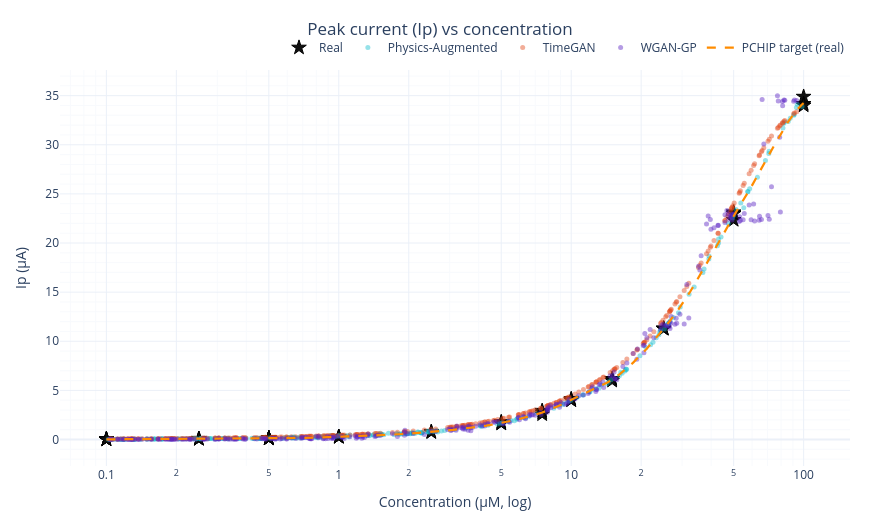

The notebook cell saved with this chart:
### Markdown cell above
## 4 - Feature-space comparisons

### 4.1 Peak current (Ip) vs concentration

Checks the dose-response curve each source implicitly learned, against the
PCHIP spline fit to the real anchors.

### Code cell
fa.plot_ip_vs_concentration(E, real, sources, ip_spline=augmentor.ip_spline).show()

### Figure 1 — Plotly figure (JSON) as saved in the notebook; plotly's stock layout.template omitted (floating-point values rounded to 4 significant figures; data arrays with more than 128 entries replaced by an {"elided": "..."} marker saying what was removed)
{"data": [{"marker": {"color": "#111111", "line": {"color": "black", "width": 1}, "size": 11, "symbol": "star"}, "mode": "markers", "name": "Real", "type": "scatter", "x": [100.0, 100.0, 100.0, 50.0, 50.0, 50.0, 25.0, 25.0, 25.0, 15.0, 15.0, 15.0, 10.0, 10.0, 10.0, 7.5, 7.5, 7.5, 5.0, 5.0, 5.0, 2.5, 2.5, 1.0, 1.0, 1.0, 0.5, 0.5, 0.5, 0.5, 0.5, 0.5, 0.25, 0.25, 0.25, 0.1, 0.1, 0.1, 0.1, 0.1], "y": [34.9, 34.16, 34.0, 22.35, 23.12, 22.98, 11.26, 11.26, 11.32, 6.169, 6.168, 5.988, 3.995, 4.135, 4.007, 2.765, 2.928, 2.566, 1.788, 1.662, 1.624, 0.7851, 0.7414, 0.2766, 0.2659, 0.2643, 0.1264, 0.1322, 0.121, 0.1282, 0.1295, 0.136, 0.0676, 0.06153, 0.07185, 0.02504, 0.0194, 0.02063, 0.02214, 0.01877]}, {"marker": {"color": "#17becf", "opacity": 0.45, "size": 5}, "mode": "markers", "name": "Physics-Augmented", "type": "scatter", "x": {"elided": "300 float values"}, "y": {"elided": "300 float values"}}, {"marker": {"color": "#e34a1a", "opacity": 0.45, "size": 5}, "mode": "markers", "name": "TimeGAN", "type": "scatter", "x": {"elided": "300 float values"}, "y": {"elided": "300 float values"}}, {"marker": {"color": "#5a23c4", "opacity": 0.45, "size": 5}, "mode": "markers", "name": "WGAN-GP", "type": "scatter", "x": {"elided": "300 float values"}, "y": {"elided": "300 float values"}}, {"line": {"color": "darkorange", "dash": "dash", "width": 2.2}, "mode": "lines", "name": "PCHIP target (real)", "type": "scatter", "x": {"elided": "500 float values"}, "y": {"elided": "500 float values"}}], "layout": {"height": 520, "legend": {"orientation": "h", "x": 1, "xanchor": "right", "y": 1.02, "yanchor": "bottom"}, "margin": {"b": 50, "l": 60, "r": 30, "t": 70}, "title": {"text": "Peak current (Ip) vs concentration", "x": 0.5, "xanchor": "center"}, "width": 880, "xaxis": {"minor": {"showgrid": true}, "showgrid": true, "title": {"text": "Concentration (µM, log)"}, "type": "log"}, "yaxis": {"minor": {"showgrid": true}, "showgrid": true, "title": {"text": "Ip (µA)"}}}}
